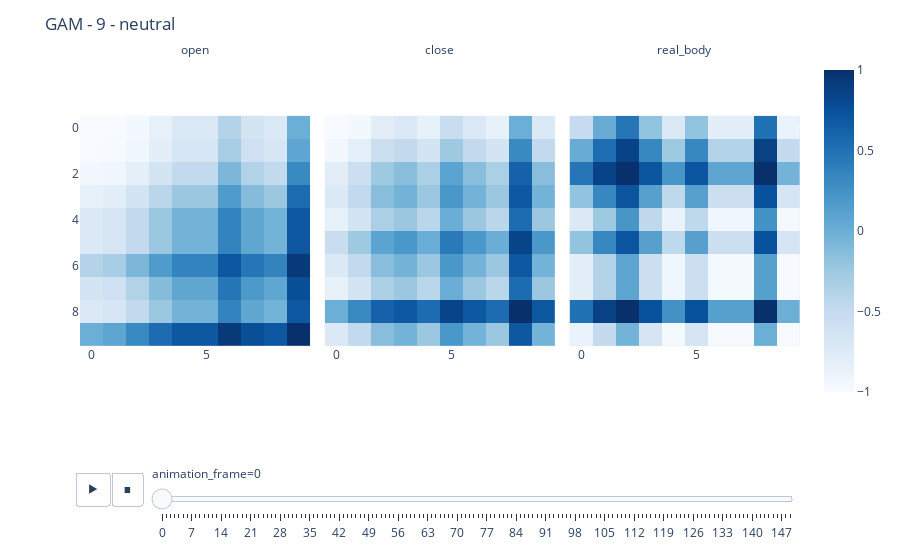

The code cell stored with this chart in its notebook:
### Markdown cell above
---
### Visualise the 1D Timeseries as 2D Images

### Code cell
# visualise a 1D (closing price and real-body) timeseries 
#  as 2D images (Gramian angular matrix)

# animate all the predicted gams
fig = px.imshow(
    gam_pred,
    animation_frame = 0,  
    facet_col = 3,
    facet_col_wrap = 3,
    color_continuous_scale='blues'
) 

# include the frame number and predicted category in the title
fig.update_layout(
    title=f'GAM - {window_size-1} - {df["prediction"][window_size-1]}',
    autosize=True,
)
for k in range(len(fig.frames)):
    fig.frames[k]['layout'].update(title_text=f'GAF - {k} - {df["prediction"][k+window_size-1]}')

# change the facet labels to reflect the feature being displayed
for a in range(len(fig.layout.annotations)):
    fig.layout.annotations[a].text = feature_list[a]

fig.show()

### Figure 1 — Plotly figure (JSON) as saved in the notebook; plotly's stock layout.template omitted (floating-point values rounded to 4 significant figures)
{"data": [{"coloraxis": "coloraxis", "hovertemplate": "x: %{x}<br>y: %{y}<br>color: %{z}<extra></extra>", "name": "0", "type": "heatmap", "xaxis": "x", "yaxis": "y", "z": [[-1, -0.997, -0.9516, -0.8429, -0.7219, -0.7219, -0.3849, -0.6393, -0.7219, 0], [-0.997, -0.9882, -0.9252, -0.7991, -0.6666, -0.6666, -0.3128, -0.5783, -0.6666, 0.07686], [-0.9516, -0.9252, -0.8111, -0.6367, -0.4743, -0.4743, -0.08259, -0.372, -0.4743, 0.3074], [-0.8429, -0.7991, -0.6367, -0.421, -0.2362, -0.2362, 0.1722, -0.1252, -0.2362, 0.5381], [-0.7219, -0.6666, -0.4743, -0.2362, -0.0424, -0.0424, 0.3608, 0.07051, -0.0424, 0.692], [-0.7219, -0.6666, -0.4743, -0.2362, -0.0424, -0.0424, 0.3608, 0.07051, -0.0424, 0.692], [-0.3849, -0.3128, -0.08259, 0.1722, 0.3608, 0.3608, 0.7037, 0.4636, 0.3608, 0.923], [-0.6393, -0.5783, -0.372, -0.1252, 0.07051, 0.07051, 0.4636, 0.1825, 0.07051, 0.7689], [-0.7219, -0.6666, -0.4743, -0.2362, -0.0424, -0.0424, 0.3608, 0.07051, -0.0424, 0.692], [0, 0.07686, 0.3074, 0.5381, 0.692, 0.692, 0.923, 0.7689, 0.692, 1]]}, {"coloraxis": "coloraxis", "hovertemplate": "x: %{x}<br>y: %{y}<br>color: %{z}<extra></extra>", "name": "1", "type": "heatmap", "xaxis": "x2", "yaxis": "y2", "z": [[-1, -0.9516, -0.7885, -0.7219, -0.8429, -0.5333, -0.7219, -0.8429, 0, -0.7219], [-0.9516, -0.8111, -0.5613, -0.4743, -0.6367, -0.2474, -0.4743, -0.6367, 0.3074, -0.4743], [-0.7885, -0.5613, -0.2436, -0.1437, -0.3337, 0.09973, -0.1437, -0.3337, 0.615, -0.1437], [-0.7219, -0.4743, -0.1437, -0.04241, -0.2362, 0.2004, -0.04241, -0.2362, 0.6919, -0.04241], [-0.8429, -0.6367, -0.3337, -0.2362, -0.4209, 0.00569, -0.2362, -0.4209, 0.5381, -0.2362], [-0.5333, -0.2474, 0.09973, 0.2004, 0.00569, 0.4312, 0.2004, 0.00569, 0.8459, 0.2004], [-0.7219, -0.4743, -0.1437, -0.04241, -0.2362, 0.2004, -0.04241, -0.2362, 0.6919, -0.04241], [-0.8429, -0.6367, -0.3337, -0.2362, -0.4209, 0.00569, -0.2362, -0.4209, 0.5381, -0.2362], [0, 0.3074, 0.615, 0.6919, 0.5381, 0.8459, 0.6919, 0.5381, 1, 0.6919], [-0.7219, -0.4743, -0.1437, -0.04241, -0.2362, 0.2004, -0.04241, -0.2362, 0.6919, -0.04241]]}, {"coloraxis": "coloraxis", "hovertemplate": "x: %{x}<br>y: %{y}<br>color: %{z}<extra></extra>", "name": "2", "type": "heatmap", "xaxis": "x3", "yaxis": "y3", "z": [[-0.5005, 0.01578, 0.4645, -0.1985, -0.7136, -0.1982, -0.7969, -0.7968, 0.4997, -0.8662], [0.01578, 0.5276, 0.8537, 0.3336, -0.2519, 0.3339, -0.3729, -0.3727, 0.874, -0.486], [0.4645, 0.8537, 0.9968, 0.7225, 0.211, 0.7227, 0.08504, 0.08525, 0.9992, -0.04021], [-0.1985, 0.3336, 0.7225, 0.1242, -0.4531, 0.1245, -0.5628, -0.5626, 0.7497, -0.6618], [-0.7136, -0.2519, 0.211, -0.4531, -0.8748, -0.4529, -0.9293, -0.9292, 0.2502, -0.9682], [-0.1982, 0.3339, 0.7227, 0.1245, -0.4529, 0.1248, -0.5626, -0.5624, 0.7499, -0.6615], [-0.7969, -0.3729, 0.08504, -0.5628, -0.9293, -0.5626, -0.9687, -0.9687, 0.125, -0.9922], [-0.7968, -0.3727, 0.08525, -0.5626, -0.9292, -0.5624, -0.9687, -0.9686, 0.1252, -0.9921], [0.4997, 0.874, 0.9992, 0.7497, 0.2502, 0.7499, 0.125, 0.1252, 1, 0], [-0.8662, -0.486, -0.04021, -0.6618, -0.9682, -0.6615, -0.9922, -0.9921, 0, -1]]}], "layout": {"annotations": [{"font": {}, "showarrow": false, "text": "open", "x": 0.16, "xanchor": "center", "xref": "paper", "y": 1, "yanchor": "bottom", "yref": "paper"}, {"font": {}, "showarrow": false, "text": "close", "x": 0.5, "xanchor": "center", "xref": "paper", "y": 1, "yanchor": "bottom", "yref": "paper"}, {"font": {}, "showarrow": false, "text": "real_body", "x": 0.84, "xanchor": "center", "xref": "paper", "y": 1, "yanchor": "bottom", "yref": "paper"}], "autosize": true, "coloraxis": {"colorscale": [[0, "rgb(247,251,255)"], [0.125, "rgb(222,235,247)"], [0.25, "rgb(198,219,239)"], [0.375, "rgb(158,202,225)"], [0.5, "rgb(107,174,214)"], [0.625, "rgb(66,146,198)"], [0.75, "rgb(33,113,181)"], [0.875, "rgb(8,81,156)"], [1, "rgb(8,48,107)"]]}, "margin": {"t": 60}, "sliders": [{"active": 0, "currentvalue": {"prefix": "animation_frame="}, "len": 0.9, "pad": {"b": 10, "t": 60}, "steps": [{"args": [["0"], {"frame": {"duration": 0, "redraw": true}, "fromcurrent": true, "mode": "immediate", "transition": {"duration": 0, "easing": "linear"}}], "label": "0", "method": "animate"}, {"args": [["1"], {"frame": {"duration": 0, "redraw": true}, "fromcurrent": true, "mode": "immediate", "transition": {"duration": 0, "easing": "linear"}}], "label": "1", "method": "animate"}, {"args": [["2"], {"frame": {"duration": 0, "redraw": true}, "fromcurrent": true, "mode": "immediate", "transition": {"duration": 0, "easing": "linear"}}], "label": "2", "method": "animate"}, {"args": [["3"], {"frame": {"duration": 0, "redraw": true}, "fromcurrent": true, "mode": "immediate", "transition": {"duration": 0, "easing": "linear"}}], "label": "3", "method": "animate"}, {"args": [["4"], {"frame": {"duration": 0, "redraw": true}, "fromcurrent": true, "mode": "immediate", "transition": {"duration": 0, "easing": "linear"}}], "label": "4", "method": "animate"}, {"args": [["5"], {"frame": {"duration": 0, "redraw": true}, "fromcurrent": true, "mode": "immediate", "transition": {"duration": 0, "easing": "linear"}}], "label": "5", "method": "animate"}, {"args": [["6"], {"frame": {"duration": 0, "redraw": true}, "fromcurrent": true, "mode": "immediate", "transition": {"duration": 0, "easing": "linear"}}], "label": "6", "method": "animate"}, {"args": [["7"], {"frame": {"duration": 0, "redraw": true}, "fromcurrent": true, "mode": "immediate", "transition": {"duration": 0, "easing": "linear"}}], "label": "7", "method": "animate"}, {"args": [["8"], {"frame": {"duration": 0, "redraw": true}, "fromcurrent": true, "mode": "immediate", "transition": {"duration": 0, "easing": "linear"}}], "label": "8", "method": "animate"}, {"args": [["9"], {"frame": {"duration": 0, "redraw": true}, "fromcurrent": true, "mode": "immediate", "transition": {"duration": 0, "easing": "linear"}}], "label": "9", "method": "animate"}, {"args": [["10"], {"frame": {"duration": 0, "redraw": true}, "fromcurrent": true, "mode": "immediate", "transition": {"duration": 0, "easing": "linear"}}], "label": "10", "method": "animate"}, {"args": [["11"], {"frame": {"duration": 0, "redraw": true}, "fromcurrent": true, "mode": "immediate", "transition": {"duration": 0, "easing": "linear"}}], "label": "11", "method": "animate"}, {"args": [["12"], {"frame": {"duration": 0, "redraw": true}, "fromcurrent": true, "mode": "immediate", "transition": {"duration": 0, "easing": "linear"}}], "label": "12", "method": "animate"}, {"args": [["13"], {"frame": {"duration": 0, "redraw": true}, "fromcurrent": true, "mode": "immediate", "transition": {"duration": 0, "easing": "linear"}}], "label": "13", "method": "animate"}, {"args": [["14"], {"frame": {"duration": 0, "redraw": true}, "fromcurrent": true, "mode": "immediate", "transition": {"duration": 0, "easing": "linear"}}], "label": "14", "method": "animate"}, {"args": [["15"], {"frame": {"duration": 0, "redraw": true}, "fromcurrent": true, "mode": "immediate", "transition": {"duration": 0, "easing": "linear"}}], "label": "15", "method": "animate"}, {"args": [["16"], {"frame": {"duration": 0, "redraw": true}, "fromcurrent": true, "mode": "immediate", "transition": {"duration": 0, "easing": "linear"}}], "label": "16", "method": "animate"}, {"args": [["17"], {"frame": {"duration": 0, "redraw": true}, "fromcurrent": true, "mode": "immediate", "transition": {"duration": 0, "easing": "linear"}}], "label": "17", "method": "animate"}, {"args": [["18"], {"frame": {"duration": 0, "redraw": true}, "fromcurrent": true, "mode": "immediate", "transition": {"duration": 0, "easing": "linear"}}], "label": "18", "method": "animate"}, {"args": [["19"], {"frame": {"duration": 0, "redraw": true}, "fromcurrent": true, "mode": "immediate", "transition": {"duration": 0, "easing": "linear"}}], "label": "19", "method": "animate"}, {"args": [["20"], {"frame": {"duration": 0, "redraw": true}, "fromcurrent": true, "mode": "immediate", "transition": {"duration": 0, "easing": "linear"}}], "label": "20", "method": "animate"}, {"args": [["21"], {"frame": {"duration": 0, "redraw": true}, "fromcurrent": true, "mode": "immediate", "transition": {"duration": 0, "easing": "linear"}}], "label": "21", "method": "animate"}, {"args": [["22"], {"frame": {"duration": 0, "redraw": true}, "fromcurrent": true, "mode": "immediate", "transition": {"duration": 0, "easing": "linear"}}], "label": "22", "method": "animate"}, {"args": [["23"], {"frame": {"duration": 0, "redraw": true}, "fromcurrent": true, "mode": "immediate", "transition": {"duration": 0, "easing": "linear"}}], "label": "23", "method": "animate"}, {"args": [["24"], {"frame": {"duration": 0, "redraw": true}, "fromcurrent": true, "mode": "immediate", "transition": {"duration": 0, "easing": "linear"}}], "label": "24", "method": "animate"}, {"args": [["25"], {"frame": {"duration": 0, "redraw": true}, "fromcurrent": true, "mode": "immediate", "transition": {"duration": 0, "easing": "linear"}}], "label": "25", "method": "animate"}, {"args": [["26"], {"frame": {"duration": 0, "redraw": true}, "fromcurrent": true, "mode": "immediate", "transition": {"duration": 0, "easing": "linear"}}], "label": "26", "method": "animate"}, {"args": [["27"], {"frame": {"duration": 0, "redraw": true}, "fromcurrent": true, "mode": "immediate", "transition": {"duration": 0, "easing": "linear"}}], "label": "27", "method": "animate"}, {"args": [["28"], {"frame": {"duration": 0, "redraw": true}, "fromcurrent": true, "mode": "immediate", "transition": {"duration": 0, "easing": "linear"}}], "label": "28", "method": "animate"}, {"args": [["29"], {"frame": {"duration": 0, "redraw": true}, "fromcurrent": true, "mode": "immediate", "transition": {"duration": 0, "easing": "linear"}}], "label": "29", "method": "animate"}, {"args": [["30"], {"frame": {"duration": 0, "redraw": true}, "fromcurrent": true, "mode": "immediate", "transition": {"duration": 0, "easing": "linear"}}], "label": "30", "method": "animate"}, {"args": [["31"], {"frame": {"duration": 0, "redraw": true}, "fromcurrent": true, "mode": "immediate", "transition": {"duration": 0, "easing": "linear"}}], "label": "31", "method": "animate"}, {"args": [["32"], {"frame": {"duration": 0, "redraw": true}, "fromcurrent": true, "mode": "immediate", "transition": {"duration": 0, "easing": "linear"}}], "label": "32", "method": "animate"}, {"args": [["33"], {"frame": {"duration": 0, "redraw": true}, "fromcurrent": true, "mode": "immediate", "transition": {"duration": 0, "easing": "linear"}}], "label": "33", "method": "animate"}, {"args": [["34"], {"frame": {"duration": 0, "redraw": true}, "fromcurrent": true, "mode": "immediate", "transition": {"duration": 0, "easing": "linear"}}], "label": "34", "method": "animate"}, {"args": [["35"], {"frame": {"duration": 0, "redraw": true}, "fromcurrent": true, "mode": "immediate", "transition": {"duration": 0, "easing": "linear"}}], "label": "35", "method": "animate"}, {"args": [["36"], {"frame": {"duration": 0, "redraw": true}, "fromcurrent": true, "mode": "immediate", "transition": {"duration": 0, "easing": "linear"}}], "label": "36", "method": "animate"}, {"args": [["37"], {"frame": {"duration": 0, "redraw": true}, "fromcurrent": true, "mode": "immediate", "transition": {"duration": 0, "easing": "linear"}}], "label": "37", "method": "animate"}, {"args": [["38"], {"frame": {"duration": 0, "redraw": true}, "fromcurrent": true, "mode": "immediate", "transition": {"duration": 0, "easing": "linear"}}], "label": "38", "method": "animate"}, {"args": [["39"], {"frame": {"duration": 0, "redraw": true}, "fromcurrent": true, "mode": "immediate", "transition": {"duration": 0, "easing": "linear"}}], "label": "39", "method": "animate"}, {"args": [["40"], {"frame": {"duration": 0, "redraw": true}, "fromcurrent": true, "mode": "immediate", "transition": {"duration": 0, "easing": "linear"}}], "label": "40", "method": "animate"}, {"args": [["41"], {"frame": {"duration": 0, "redraw": true}, "fromcurrent": true, "mode": "immediate", "transition": {"duration": 0, "easing": "linear"}}], "label": "41", "method": "animate"}, {"args": [["42"], {"frame": {"duration": 0, "redraw": true}, "fromcurrent": true, "mode": "immediate", "transition": {"duration": 0, "easing": "linear"}}], "label": "42", "method": "animate"}, {"args": [["43"], {"frame": {"duration": 0, "redraw": true}, "fromcurrent": true, "mode": "immediate", "transition": {"duration": 0, "easing": "linear"}}], "label": "43", "method": "animate"}, {"args": [["44"], {"frame": {"duration": 0, "redraw": true}, "fromcurrent": true, "mode": "immediate", "transition": {"duration": 0, "easing": "linear"}}], "label": "44", "method": "animate"}, {"args": [["45"], {"frame": {"duration": 0, "redraw": true}, "fromcurrent": true, "mode": "immediate", "transition": {"duration": 0, "easing": "linear"}}], "label": "45", "method": "animate"}, {"args": [["46"], {"frame": {"duration": 0, "redraw": true}, "fromcurrent": true, "mode": "immediate", "transition": {"duration": 0, "easing": "linear"}}], "label": "46", "method": "animate"}, {"args": [["47"], {"frame": {"duration": 0, "redraw": true}, "fromcurrent": true, "mode": "immediate", "transition": {"duration": 0, "easing": "linear"}}], "label": "47", "method": "animate"}, {"args": [["48"], {"frame": {"duration": 0, "redraw": true}, "fromcurrent": true, "mode": "immediate", "transition": {"duration": 0, "easing": "linear"}}], "label": "48", "method": "animate"}, {"args": [["49"], {"frame": {"duration": 0, "redraw": true}, "fromcurrent": true, "mode": "immediate", "transition": {"duration": 0, "easing": "linear"}}], "label": "49", "method": "animate"}, {"args": [["50"], {"frame": {"duration": 0, "redraw": true}, "fromcurrent": true, "mode": "immediate", "transition": {"duration": 0, "easing": "linear"}}], "label": "50", "method": "animate"}, {"args": [["51"], {"frame": {"duration": 0, "redraw": true}, "fromcurrent": true, "mode": "immediate", "transition": {"duration": 0, "easing": "linear"}}], "label": "51", "method": "animate"}, {"args": [["52"], {"frame": {"duration": 0, "redraw": true}, "fromcurrent": true, "mode": "immediate", "transition": {"duration": 0, "easing": "linear"}}], "label": "52", "method": "animate"}, {"args": [["53"], {"frame": {"duration": 0, "redraw": true}, "fromcurrent": true, "mode": "immediate", "transition": {"duration": 0, "easing": "linear"}}], "label": "53", "method": "animate"}, {"args": [["54"], {"frame": {"duration": 0, "redraw": true}, "fromcurrent": true, "mode": "immediate", "transition": {"duration": 0, "easing": "linear"}}], "label": "54", "method": "animate"}, {"args": [["55"], {"frame": {"duration": 0, "redraw": true}, "fromcurrent": true, "mode": "immediate", "transition": {"duration": 0, "easing": "linear"}}], "label": "55", "method": "animate"}, {"args": [["56"], {"frame": {"duration": 0, "redraw": true}, "fromcurrent": true, "mode": "immediate", "transition": {"duration": 0, "easing": "linear"}}], "label": "56", "method": "animate"}, {"args": [["57"], {"frame": {"duration": 0, "redraw": true}, "fromcurrent": true, "mode": "immediate", "transition": {"duration": 0, "easing": "linear"}}], "label": "57", "method": "animate"}, {"args": [["58"], {"frame": {"duration": 0, "redraw": true}, "fromcurrent": true, "mode": "immediate", "transition": {"duration": 0, "easing": "linear"}}], "label": "58", "method": "animate"}, {"args": [["59"], {"frame": {"duration": 0, "redraw": true}, "fromcurrent": true, "mode": "immediate", "transition": {"duration": 0, "easing": "linear"}}], "label": "59", "method": "animate"}, {"args": [["60"], {"frame": {"duration": 0, "redraw": true}, "fromcurrent": true, "mode": "immediate", "transition": {"duration": 0, "easing": "linear"}}], "label": "60", "method": "animate"}, {"args": [["61"], {"frame": {"duration": 0, "redraw": true}, "fromcurrent": true, "mode": "immediate", "transition": {"duration": 0, "easing": "linear"}}], "label": "61", "method": "animate"}, {"args": [["62"], {"frame": {"duration": 0, "redraw": true}, "fromcurrent": true, "mode": "immediate", "transition": {"duration": 0, "easing": "linear"}}], "label": "62", "method": "animate"}, {"args": [["63"], {"frame": {"duration": 0, "redraw": true}, "fromcurrent": true, "mode": "immediate", "transition": {"duration": 0, "easing": "linear"}}], "label": "63", "method": "animate"}, {"args": [["64"], {"frame": {"duration": 0, "redraw": true}, "fromcurrent": true, "mode": "immediate", "transition": {"duration": 0, "easing": "linear"}}], "label": "64", "method": "animate"}, {"args": [["65"], {"frame": {"duration": 0, "redraw": true}, "fromcurrent": true, "mode": "immediate", "transition": {"duration": 0, "easing": "linear"}}], "label": "65", "method": "animate"}, {"args": [["66"], {"frame": {"duration": 0, "redraw": true}, "fromcurrent": true, "mode": "immediate", "transition": {"duration": 0, "easing": "linear"}}], "label": "66", "method": "animate"}, {"args": [["67"], {"frame": {"duration": 0, "redraw": true}, "fromcurrent": true, "mode": "immediate", "transition": {"duration": 0, "easing": "linear"}}], "label": "67", "method": "animate"}, {"args": [["68"], {"frame": {"duration": 0, "redraw": true}, "fromcurrent": true, "mode": "immediate", "transition": {"duration": 0, "easing": "linear"}}], "label": "68", "method": "animate"}, {"args": [["69"], {"frame": {"duration": 0, "redraw": true}, "fromcurrent": true, "mode": "immediate", "transition": {"duration": 0, "easing": "linear"}}], "label": "69", "method": "animate"}, {"args": [["70"], {"frame": {"duration": 0, "redraw": true}, "fromcurrent": true, "mode": "immediate", "transition": {"duration": 0, "easing": "linear"}}], "label": "70", "method": "animate"}, {"args": [["71"], {"frame": {"duration": 0, "redraw": true}, "fromcurrent": true, "mode": "immediate", "transition": {"duration": 0, "easing": "linear"}}], "label": "71", "method": "animate"}, {"args": [["72"], {"frame": {"duration": 0, "redraw": true}, "fromcurrent": true, "mode": "immediate", "transition": {"duration": 0, "easing": "linear"}}], "label": "72", "method": "animate"}, {"args": [["73"], {"frame": {"duration": 0, "redraw": true}, "fromcurrent": true, "mode": "immediate", "transition": {"duration": 0, "easing": "linear"}}], "label": "73", "method": "animate"}, {"args": [["74"], {"frame": {"duration": 0, "redraw": true}, "fromcurrent": true, "mode": "immediate", "transition": {"duration": 0, "easing": "linear"}}], "label": "74", "method": "animate"}, {"args": [["75"], {"frame": {"duration": 0, "redraw": true}, "fromcurrent": true, "mode": "immediate", "transition": {"duration": 0, "easing": "linear"}}], "label": "75", "method": "animate"}, {"args": [["76"], {"frame": {"duration": 0, "redraw": true}, "fromcurrent": true, "mode": "immediate", "transition": {"duration": 0, "easing": "linear"}}], "label": "76", "method": "animate"}, {"args": [["77"], {"frame": {"duration": 0, "redraw": true}, "fromcurrent": true, "mode": "immediate", "transition": {"duration": 0, "easing": "linear"}}], "label": "77", "method": "animate"}, {"args": [["78"], {"frame": {"duration": 0, "redraw": true}, "fromcurrent": true, "mode": "immediate", "transition": {"duration": 0, "easing": "linear"}}], "label": "78", "method": "animate"}, {"args": [["79"], {"frame": {"duration": 0, "redraw": true}, "fromcurrent": true, "mode": "immediate", "transition": {"duration": 0, "easing": "linear"}}], "label": "79", "method": "animate"}, {"args": [["80"], {"frame": {"duration": 0, "redraw": true}, "fromcurrent": true, "mode": "immediate", "transition": {"duration": 0, "easing": "linear"}}], "label": "80", "method": "animate"}, {"args": [["81"], {"frame": {"duration": 0, "redraw": true}, "fromcurrent": true, "mode": "immediate", "transition": {"duration": 0, "easing": "linear"}}], "label": "81", "method": "animate"}, {"args": [["82"], {"frame": {"duration": 0, "redraw": true}, "fromcurrent": true, "mode": "immediate", "transition": {"duration": 0, "easing": "linear"}}], "label": "82", "method": "animate"}, {"args": [["83"], {"frame": {"duration": 0, "redraw": true}, "fromcurrent": true, "mode": "immediate", "transition": {"duration": 0, "easing": "linear"}}], "label": "83", "method": "animate"}, {"args": [["84"], {"frame": {"duration": 0, "redraw": true}, "fromcurrent": true, "mode": "immediate", "transition": {"duration": 0, "easing": "linear"}}], "label": "84", "method": "animate"}, {"args": [["85"], {"frame": {"duration": 0, "redraw": true}, "fromcurrent": true, "mode": "immediate", "transition": {"duration": 0, "easing": "linear"}}], "label": "85", "method": "animate"}, {"args": [["86"], {"frame": {"duration": 0, "redraw": true}, "fromcurrent": true, "mode": "immediate", "transition": {"duration": 0, "easing": "linear"}}], "label": "86", "method": "animate"}, {"args": [["87"], {"frame": {"duration": 0, "redraw": true}, "fromcurrent": true, "mode": "immediate", "transition": {"duration": 0, "easing": "linear"}}], "label": "87", "method": "animate"}, {"args": [["88"], {"frame": {"duration": 0, "redraw": true}, "fromcurrent": true, "mode": "immediate", "transition": {"duration": 0, "easing": "linear"}}], "label": "88", "method": "animate"}, {"args": [["89"], {"frame": {"duration": 0, "redraw": true}, "fromcurrent": true, "mode": "immediate", "transition": {"duration": 0, "easing": "linear"}}], "label": "89", "method": "animate"}, {"args": [["90"], {"frame": {"duration": 0, "redraw": true}, "fromcurrent": true, "mode": "immediate", "transition": {"duration": 0, "easing": "linear"}}], "label": "90", "method": "animate"}, {"args": [["91"], {"frame": {"duration": 0, "redraw": true}, "fromcurrent": true, "mode": "immediate", "transition": {"duration": 0, "easing": "linear"}}], "label": "91", "method": "animate"}, {"args": [["92"], {"frame": {"duration": 0, "redraw": true}, "fromcurrent": true, "mode": "immediate", "transition": {"duration": 0, "easing": "linear"}}], "label": "92", "method": "animate"}, {"args": [["93"], {"frame": {"duration": 0, "redraw": true}, "fromcurrent": true, "mode": "immediate", "transition": {"duration": 0, "easing": "linear"}}], "label": "93", "method": "animate"}, {"args": [["94"], {"frame": {"duration": 0, "redraw": true}, "fromcurrent": true, "mode": "immediate", "transition": {"duration": 0, "easing": "linear"}}], "label": "94", "method": "animate"}, {"args": [["95"], {"frame": {"duration": 0, "redraw": true}, "fromcurrent": true, "mode": "immediate", "transition": {"duration": 0, "easing": "linear"}}], "label": "95", "method": "animate"}, {"args": [["96"], {"frame": {"duration": 0, "redraw": true}, "fromcurrent": true, "mode": "immediate", "transition": {"duration": 0, "easing": "linear"}}], "label": "96", "method": "animate"}, {"args": [["97"], {"frame": {"duration": 0, "redraw": true}, "fromcurrent": true, "mode": "immediate", "transition": {"duration": 0, "easing": "linear"}}], "label": "97", "method": "animate"}, {"args": [["98"], {"frame": {"duration": 0, "redraw": true}, "fromcurrent": true, "mode": "immediate", "transition": {"duration": 0, "easing": "linear"}}], "label": "98", "method": "animate"}, {"args": [["99"], {"frame": {"duration": 0, "redraw": true}, "fromcurrent": true, "mode": "immediate", "transition": {"duration": 0, "easing": "linear"}}], "label": "99", "method": "animate"}, {"args": [["100"], {"frame": {"duration": 0, "redraw": true}, "fromcurrent": true, "mode": "immediate", "transition": {"duration": 0, "easing": "linear"}}], "label": "100", "method": "animate"}, {"args": [["101"], {"frame": {"duration": 0, "redraw": true}, "fromcurrent": true, "mode": "immediate", "transition": {"duration": 0, "easing": "linear"}}], "label": "101", "method": "animate"}, {"args": [["102"], {"frame": {"duration": 0, "redraw": true}, "fromcurrent": true, "mode": "immediate", "transition": {"duration": 0, "easing": "linear"}}], "label": "102", "method": "animate"}, {"args": [["103"], {"frame": {"duration": 0, "redraw": true}, "fromcurrent": true, "mode": "immediate", "transition": {"duration": 0, "easing": "linear"}}], "label": "103", "method": "animate"}, {"args": [["104"], {"frame": {"duration": 0, "redraw": true}, "fromcurrent": true, "mode": "immediate", "transition": {"duration": 0, "easing": "linear"}}], "label": "104", "method": "animate"}, {"args": [["105"], {"frame": {"duration": 0, "redraw": true}, "fromcurrent": true, "mode": "immediate", "transition": {"duration": 0, "easing": "linear"}}], "label": "105", "method": "animate"}, {"args": [["106"], {"frame": {"duration": 0, "redraw": true}, "fromcurrent": true, "mode": "immediate", "transition": {"duration": 0, "easing": "linear"}}], "label": "106", "method": "animate"}, {"args": [["107"], {"frame": {"duration": 0, "redraw": true}, "fromcurrent": true, "mode": "immediate", "transition": {"duration": 0, "easing": "linear"}}], "label": "107", "method": "animate"}, {"args": [["108"], {"frame": {"duration": 0, "redraw": true}, "fromcurrent": true, "mode": "immediate", "transition": {"duration": 0, "easing": "linear"}}], "label": "108", "method": "animate"}, {"args": [["109"], {"frame": {"duration": 0, "redraw": true}, "fromcurrent": true, "mode": "immediate", "transition": {"duration": 0, "easing": "linear"}}], "label": "109", "method": "animate"}, {"args": [["110"], {"frame": {"duration": 0, "redraw": true}, "fromcurrent": true, "mode": "immediate", "transition": {"duration": 0, "easing": "linear"}}], "label": "110", "method": "animate"}, {"args": [["111"], {"frame": {"duration": 0, "redraw": true}, "fromcurrent": true, "mode": "immediate", "transition": {"duration": 0, "easing": "linear"}}], "label": "111", "method": "animate"}, {"args": [["112"], {"frame": {"duration": 0, "redraw": true}, "fromcurrent": true, "mode": "immediate", "transition": {"duration": 0, "easing": "linear"}}], "label": "112", "method": "animate"}, {"args": [["113"], {"frame": {"duration": 0, "redraw": true}, "fromcurrent": true, "mode": "immediate", "transition": {"duration": 0, "easing": "linear"}}], "label": "113", "method": "animate"}, {"args": [["114"], {"frame": {"duration": 0, "redraw": true}, "fromcurrent": true, "mode": "immediate", "transition": {"duration": 0, "easing": "linear"}}], "label": "114", "method": "animate"}, {"args": [["115"], {"frame": {"duration": 0, "redraw": true}, "fromcurrent": true, "mode": "immediate", "transition": {"duration": 0, "easing": "linear"}}], "label": "115", "method": "animate"}, {"args": [["116"], {"frame": {"duration": 0, "redraw": true}, "fromcurrent": true, "mode": "immediate", "transition": {"duration": 0, "easing": "linear"}}], "label": "116", "method": "animate"}, {"args": [["117"], {"frame": {"duration": 0, "redraw": true}, "fromcurrent": true, "mode": "immediate", "transition": {"duration": 0, "easing": "linear"}}], "label": "117", "method": "animate"}, {"args": [["118"], {"frame": {"duration": 0, "redraw": true}, "fromcurrent": true, "mode": "immediate", "transition": {"duration": 0, "easing": "linear"}}], "label": "118", "method": "animate"}, {"args": [["119"], {"frame": {"duration": 0, "redraw": true}, "fromcurrent": true, "mode": "immediate", "transition": {"duration": 0, "easing": "linear"}}], "label": "119", "method": "animate"}, {"args": [["120"], {"frame": {"duration": 0, "redraw": true}, "fromcurrent": true, "mode": "immediate", "transition": {"duration": 0, "easing": "linear"}}], "label": "120", "method": "animate"}, {"args": [["121"], {"frame": {"duration": 0, "redraw": true}, "fromcurrent": true, "mode": "immediate", "transition": {"duration": 0, "easing": "linear"}}], "label": "121", "method": "animate"}, {"args": [["122"], {"frame": {"duration": 0, "redraw": true}, "fromcurrent": true, "mode": "immediate", "transition": {"duration": 0, "easing": "linear"}}], "label": "122", "method": "animate"}, {"args": [["123"], {"frame": {"duration": 0, "redraw": true}, "fromcurrent": true, "mode": "immediate", "transition": {"duration": 0, "easing": "linear"}}], "label": "123", "method": "animate"}, {"args": [["124"], {"frame": {"duration": 0, "redraw": true}, "fromcurrent": true, "mode": "immediate", "transition": {"duration": 0, "easing": "linear"}}], "label": "124", "method": "animate"}, {"args": [["125"], {"frame": {"duration": 0, "redraw": true}, "fromcurrent": true, "mode": "immediate", "transition": {"duration": 0, "easing": "linear"}}], "label": "125", "method": "animate"}, {"args": [["126"], {"frame": {"duration": 0, "redraw": true}, "fromcurrent": true, "mode": "immediate", "transition": {"duration": 0, "easing": "linear"}}], "label": "126", "method": "animate"}, {"args": [["127"], {"frame": {"duration": 0, "redraw": true}, "fromcurrent": true, "mode": "immediate", "transition": {"duration": 0, "easing": "linear"}}], "label": "127", "method": "animate"}, {"args": [["128"], {"frame": {"duration": 0, "redraw": true}, "fromcurrent": true, "mode": "immediate", "transition": {"duration": 0, "easing": "linear"}}], "label": "128", "method": "animate"}, {"args": [["129"], {"frame": {"duration": 0, "redraw": true}, "fromcurrent": true, "mode": "immediate", "transition": {"duration": 0, "easing": "linear"}}], "label": "129", "method": "animate"}, {"args": [["130"], {"frame": {"duration": 0, "redraw": true}, "fromcurrent": true, "mode": "immediate", "transition": {"duration": 0, "easing": "linear"}}], "label": "130", "method": "animate"}, {"args": [["131"], {"frame": {"duration": 0, "redraw": true}, "fromcurrent": true, "mode": "immediate", "transition": {"duration": 0, "easing": "linear"}}], "label": "131", "method": "animate"}, {"args": [["132"], {"frame": {"duration": 0, "redraw": true}, "fromcurrent": true, "mode": "immediate", "transition": {"duration": 0, "easing": "linear"}}], "label": "132", "method": "animate"}, {"args": [["133"], {"frame": {"duration": 0, "redraw": true}, "fromcurrent": true, "mode": "immediate", "transition": {"duration": 0, "easing": "linear"}}], "label": "133", "method": "animate"}, {"args": [["134"], {"frame": {"duration": 0, "redraw": true}, "fromcurrent": true, "mode": "immediate", "transition": {"duration": 0, "easing": "linear"}}], "label": "134", "method": "animate"}, {"args": [["135"], {"frame": {"duration": 0, "redraw": true}, "fromcurrent": true, "mode": "immediate", "transition": {"duration": 0, "easing": "linear"}}], "label": "135", "method": "animate"}, {"args": [["136"], {"frame": {"duration": 0, "redraw": true}, "fromcurrent": true, "mode": "immediate", "transition": {"duration": 0, "easing": "linear"}}], "label": "136", "method": "animate"}, {"args": [["137"], {"frame": {"duration": 0, "redraw": true}, "fromcurrent": true, "mode": "immediate", "transition": {"duration": 0, "easing": "linear"}}], "label": "137", "method": "animate"}, {"args": [["138"], {"frame": {"duration": 0, "redraw": true}, "fromcurrent": true, "mode": "immediate", "transition": {"duration": 0, "easing": "linear"}}], "label": "138", "method": "animate"}, {"args": [["139"], {"frame": {"duration": 0, "redraw": true}, "fromcurrent": true, "mode": "immediate", "transition": {"duration": 0, "easing": "linear"}}], "label": "139", "method": "animate"}, {"args": [["140"], {"frame": {"duration": 0, "redraw": true}, "fromcurrent": true, "mode": "immediate", "transition": {"duration": 0, "easing": "linear"}}], "label": "140", "method": "animate"}, {"args": [["141"], {"frame": {"duration": 0, "redraw": true}, "fromcurrent": true, "mode": "immediate", "transition": {"duration": 0, "easing": "linear"}}], "label": "141", "method": "animate"}, {"args": [["142"], {"frame": {"duration": 0, "redraw": true}, "fromcurrent": true, "mode": "immediate", "transition": {"duration": 0, "easing": "linear"}}], "label": "142", "method": "animate"}, {"args": [["143"], {"frame": {"duration": 0, "redraw": true}, "fromcurrent": true, "mode": "immediate", "transition": {"duration": 0, "easing": "linear"}}], "label": "143", "method": "animate"}, {"args": [["144"], {"frame": {"duration": 0, "redraw": true}, "fromcurrent": true, "mode": "immediate", "transition": {"duration": 0, "easing": "linear"}}], "label": "144", "method": "animate"}, {"args": [["145"], {"frame": {"duration": 0, "redraw": true}, "fromcurrent": true, "mode": "immediate", "transition": {"duration": 0, "easing": "linear"}}], "label": "145", "method": "animate"}, {"args": [["146"], {"frame": {"duration": 0, "redraw": true}, "fromcurrent": true, "mode": "immediate", "transition": {"duration": 0, "easing": "linear"}}], "label": "146", "method": "animate"}, {"args": [["147"], {"frame": {"duration": 0, "redraw": true}, "fromcurrent": true, "mode": "immediate", "transition": {"duration": 0, "easing": "linear"}}], "label": "147", "method": "animate"}, {"args": [["148"], {"frame": {"duration": 0, "redraw": true}, "fromcurrent": true, "mode": "immediate", "transition": {"duration": 0, "easing": "linear"}}], "label": "148", "method": "animate"}, {"args": [["149"], {"frame": {"duration": 0, "redraw": true}, "fromcurrent": true, "mode": "immediate", "transition": {"duration": 0, "easing": "linear"}}], "label": "149", "method": "animate"}], "x": 0.1, "xanchor": "left", "y": 0, "yanchor": "top"}], "title": {"text": "GAM - 9 - neutral"}, "updatemenus": [{"buttons": [{"args": [null, {"frame": {"duration": 500, "redraw": true}, "fromcurrent": true, "mode": "immediate", "transition": {"duration": 500, "easing": "linear"}}], "label": "&#9654;", "method": "animate"}, {"args": [[null], {"frame": {"duration": 0, "redraw": true}, "fromcurrent": true, "mode": "immediate", "transition": {"duration": 0, "easing": "linear"}}], "label": "&#9724;", "method": "animate"}], "direction": "left", "pad": {"r": 10, "t": 70}, "showactive": false, "type": "buttons", "x": 0.1, "xanchor": "right", "y": 0, "yanchor": "top"}], "xaxis": {"anchor": "y", "constrain": "domain", "domain": [0, 0.32], "scaleanchor": "y"}, "xaxis2": {"anchor": "y2", "domain": [0.34, 0.66], "matches": "x"}, "xaxis3": {"anchor": "y3", "domain": [0.68, 1.0], "matches": "x"}, "yaxis": {"anchor": "x", "autorange": "reversed", "constrain": "domain", "domain": [0, 1]}, "yaxis2": {"anchor": "x2", "domain": [0, 1], "matches": "y", "showticklabels": false}, "yaxis3": {"anchor": "x3", "domain": [0, 1], "matches": "y", "showticklabels": false}}}
